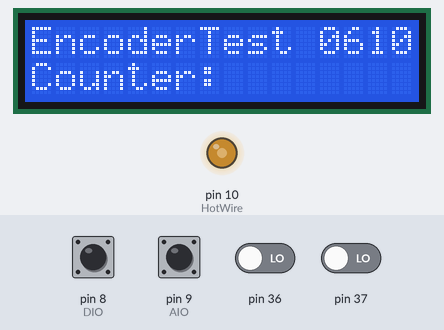
This sketch was run on a simulated Arduino Mega 2560, built with avr-gcc and run on an emulated ATmega2560. Shown: 16×2 character LCD, output pins drawn as LEDs (lit = HIGH). Inputs (shaded band) come from the test bench; at power-on: pin 8 (DIO), pin 9 (AIO) HIGH, pin 36, pin 37 LOW.

Above: at 2.7 s.
2.8 s: pin 9 (AIO) pulled LOW for 0.15 s
At 3.2 s:
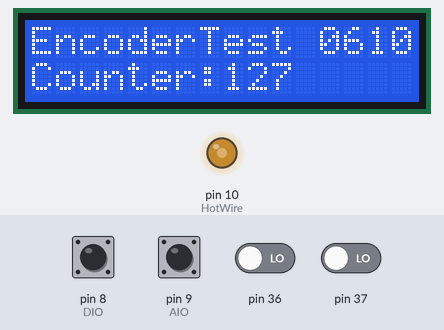
4.4 s: pin 36 driven HIGH
At 5.5 s:
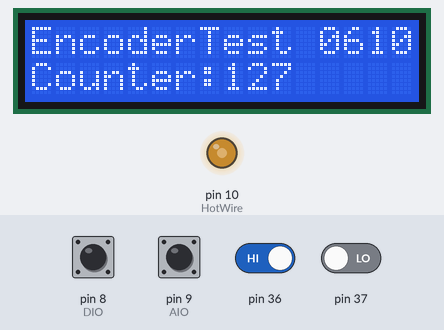
5.9 s: pin 37 driven HIGH
At 6.7 s:
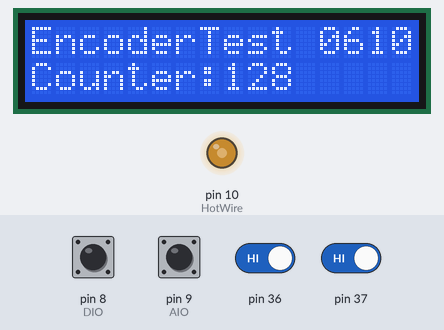
7.4 s: pin 36 driven LOW
At 7.9 s:
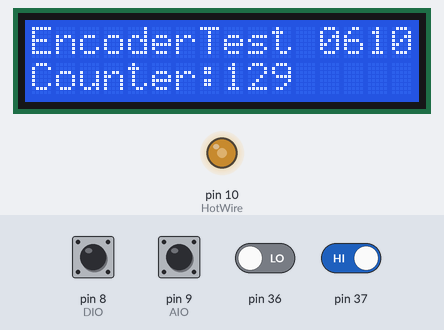
8.9 s: pin 37 driven LOW
At 10.1 s:
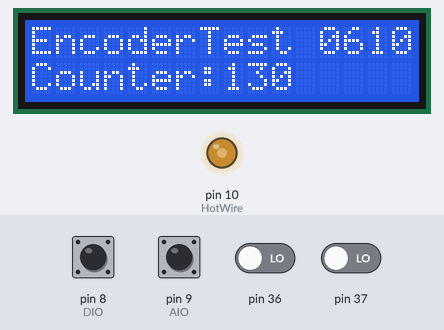
10.4 s: pin 9 (AIO) pulled LOW for 1 s
At 11.4 s:
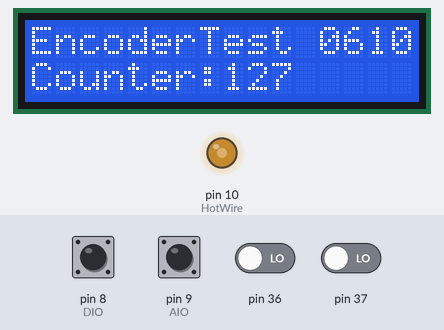
Timing chart, 0 to 13.4 s (numbered marks = the images above; inputs shaded):
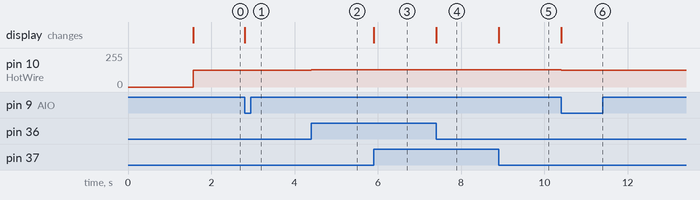

The sketch:

KB_Encoder.ino
```cpp
/*
Bits for Hotwire controller

 */

#include <LiquidCrystal.h>
// initialize the library with the numbers of the interface pins
LiquidCrystal lcd(2,3,4,5,6,7);

// Rotary setup, connected to, A0/1  chip pin 23/24

#define ENC_A 23
#define ENC_B 24
#define ENC_PORT PINC


//Blink plug pins to Dig 8/9 Chip pin 14/15
#define AIO 9
#define DIO 8

//pwm stuff
const int HotWire = 10; // Analog output pin that the LED is attached to
int HotWireOut = 0;

static word ledState;
static void setLED (byte pin, byte on) {
  if (on) {
    digitalWrite(pin, 0);
    pinMode(pin, OUTPUT);
  }
  else {
    pinMode(pin, INPUT);
    digitalWrite(pin, 1);
  }
}

static byte getButton (byte pin) {
  setLED(pin, 0);
  byte pushed = digitalRead(pin) == 0 ;
  setLED(pin, bitRead(ledState, pin));
  return pushed;
}

static void redLED (byte on) {
  setLED(DIO, on);
  bitWrite(ledState, DIO, on);
}
static void greenLED (byte on) {
  setLED(AIO, on);
  bitWrite(ledState, AIO, on);
}
static byte upperButton () {
  return getButton(DIO);
}
static byte lowerButton () {
  return getButton(AIO);
}


void setup() {

  Serial.begin(9600);
  // set up the LCD's number of columns and rows:
  lcd.begin(16, 2);
  // Print a message to the LCD.
  lcd.print("HotWire Driver  ");
  lcd.setCursor(0,1);
  lcd.print("Rev 06          ");
  delay (1500);

  lcd.setCursor(0,0);
  lcd.print("EncoderTest 0610");
  lcd.setCursor(0,1);
  lcd.print("Counter:   ");

  // encoder

  pinMode(ENC_A, INPUT);
  digitalWrite(ENC_A, HIGH);
  pinMode(ENC_B, INPUT);
  digitalWrite(ENC_B, HIGH);


  pinMode (DIO, OUTPUT);
  redLED(0);
  pinMode (AIO, OUTPUT);
  greenLED(0);
}


void loop() {

  static uint8_t counter = 127;  //this variable will be changed by encoder input. counter value is startign number
  int8_t tmpdata;
  /**/
  tmpdata = read_encoder();
  if( tmpdata )
  {
    lcd.setCursor(8,1);
    lcd.print("   ");
    lcd.setCursor(8,1);
    lcd.print(counter, DEC);

    if (counter > 250) {
    tmpdata =0;
    counter = 249;
    }
    if  (counter < 10) {
    tmpdata =0;
    counter=11;
    }

    counter += tmpdata;
  }


  // Buttons
  if (upperButton()) {
    lcd.setCursor(13,1);
    lcd.print("Up ");
  }
  if (lowerButton()) {
    lcd.setCursor(13,1);
    lcd.print("Rst");
    counter=127;
    lcd.setCursor(0,1);
    lcd.print("Counter:   ");
    lcd.setCursor(8,1);
    lcd.print(counter, DEC);
  }


  // To the wire

  HotWireOut = counter;
  //set some limits

  if (counter > 10  || counter < 250) {
    lcd.setCursor(13,1);
    lcd.print("   ");
    redLED(0);
    greenLED(0);
  }


  if (counter > 250) {
    HotWireOut = 250 ;
    lcd.setCursor(13,1);
    lcd.print("Max");
    redLED(1);
    delay (30);
  }

  if  (counter < 10) {
    HotWireOut = 10 ;
    lcd.setCursor(13,1);
    lcd.print("Min");
    greenLED(1);
    delay (30);
  }


  analogWrite(HotWire, HotWireOut);


  // End of loop.
}


/* returns change in encoder state (-1,0,1) */
int8_t read_encoder()
{
  static int8_t enc_states[] = {
    0,-1,1,0,1,0,0,-1,-1,0,0,1,0,1,-1,0    };
  static uint8_t old_AB = 0;
  /**/
  old_AB <<= 2;                   //remember previous state
  old_AB |= ( ENC_PORT & 0x03 );  //add current state
  return ( enc_states[( old_AB & 0x0f )]);
}
```

Measured:
- after the input at 2.8 s, the display: changes at once (image 1)
- after the input at 4.4 s, pin 10 (HotWire): 127/255 → 128/255 at once
- after the input at 5.9 s, pin 10 (HotWire): 128/255 → 129/255 at once; the display: changes at once (image 3)
- after the input at 7.4 s, pin 10 (HotWire): 129/255 → 130/255 at once; the display: changes at once (image 4)
- after the input at 8.9 s, pin 10 (HotWire): 130/255 → 131/255 at once; the display: changes at once (image 5)
- after the input at 10.4 s, pin 10 (HotWire): 131/255 → 127/255 at once; the display: changes at once (image 6)
